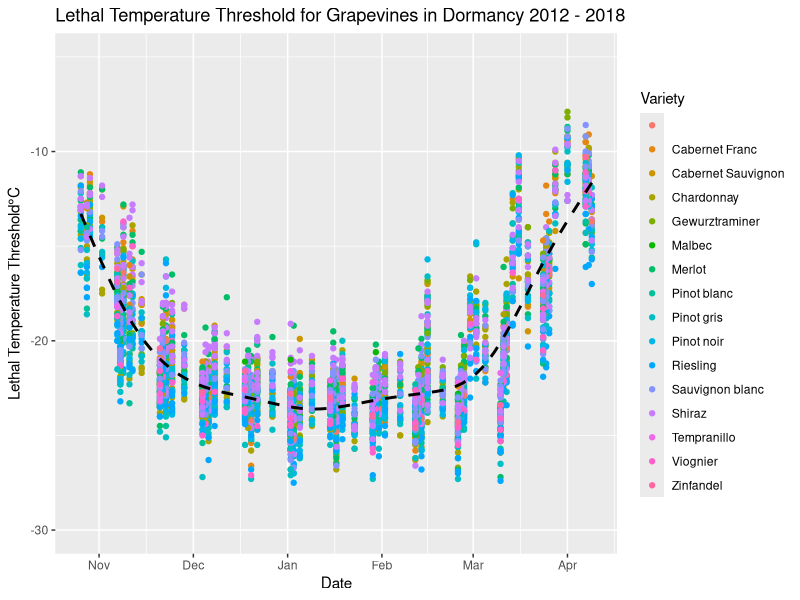

Here is the R script that generated this plot: (Note: this script raises an error after producing the figure.)
# plotting the hardiness for all varieties and all sites 
library(ggplot2)
library(dplyr)

# load data

# plot hardiness and hardiness pct_chg on same graph per season
# differentiate variety with colors and site with shapes
# ggplot aes() object specs https://ggplot2.tidyverse.org/articles/ggplot2-specs.html # nolint

# setting wd to ./viz to adhere to analogue to ML wd
setwd("c:/users/adamf/onedrive/documents/code/hardiness/viz")

hardiness <- read.csv("../data/model_train.csv")

# changing datetime to be the correct type
hardiness$datetime <- as.Date(hardiness$datetime, format = "%Y-%m-%d")

### WITHOUT PHASE BOUNDARIES

ggplot(hardiness, aes(days_since_aug_1, hardiness)) + # nolint
geom_point(aes(color = variety)) +
ylim(-30, -5) +
labs(title = "Lethal Temperature Threshold for Grapevines in Dormancy 2012 - 2018", #nolint
y = expression("Lethal Temperature Threshold" * degree * "C"),
x = "Date",
colour = "Variety") +

# MLE trendline
geom_smooth(color = "black", linetype = "dashed", se = FALSE) +

# converting days since august 1st to be month abbreviations
scale_x_continuous(breaks = c(91, 122, 153, 184, 214, 245),
labels = c("Nov", "Dec", "Jan", "Feb", "Mar", "Apr")) +# Nov, Dec, Jan, Feb, Mar, Apr #nolint

ggsave(paste0("hardiness/", "hardiness_all", ".png"))


### WITH PHASE BOUNDARIES

ggplot(hardiness, aes(days_since_aug_1, hardiness)) + # nolint
geom_point(aes(color = variety)) +
ylim(-30, -5) +
labs(title = "Lethal Temperature Threshold for Grapevines in Dormancy 2012 - 2018", #nolint
y = expression("Lethal Temperature Threshold" * degree * "C"),
x = "Date",
colour = "Variety") +

# MLE trendline
geom_smooth(color = "black", linetype = "dashed", se = FALSE) +

# converting days since august 1st to be month abbreviations
scale_x_continuous(breaks = c(91, 122, 153, 184, 214, 245),
labels = c("Nov", "Dec", "Jan", "Feb", "Mar", "Apr")) +# Nov, Dec, Jan, Feb, Mar, Apr #nolint

# emphasizing the deep dormancy phase
geom_vline(xintercept = c(122, 214),
linetype = "dashed", color = "#000000",
show.legend = TRUE)


ggsave(paste0("hardiness/", "hardiness_all_with_phases", ".png"))
